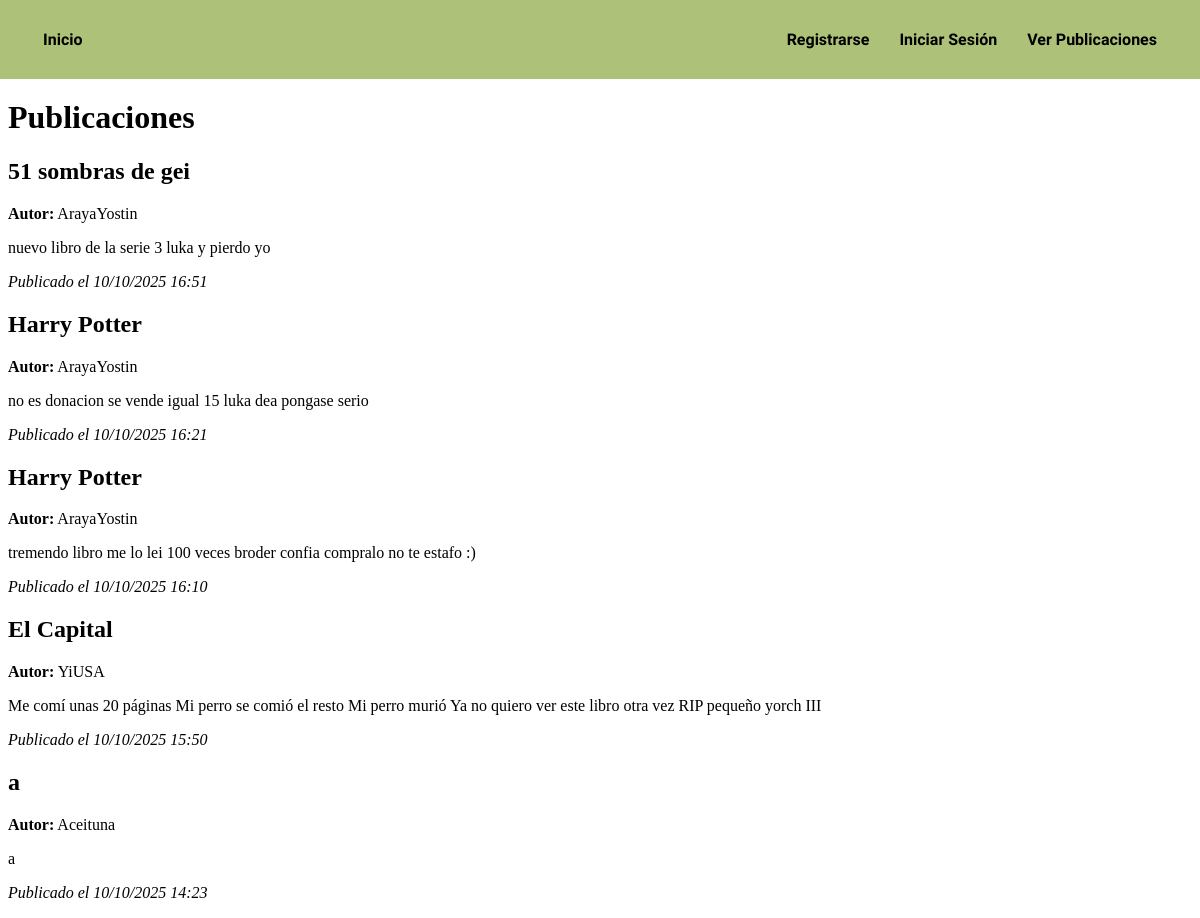
Before: /publicaciones/ with the older database file.
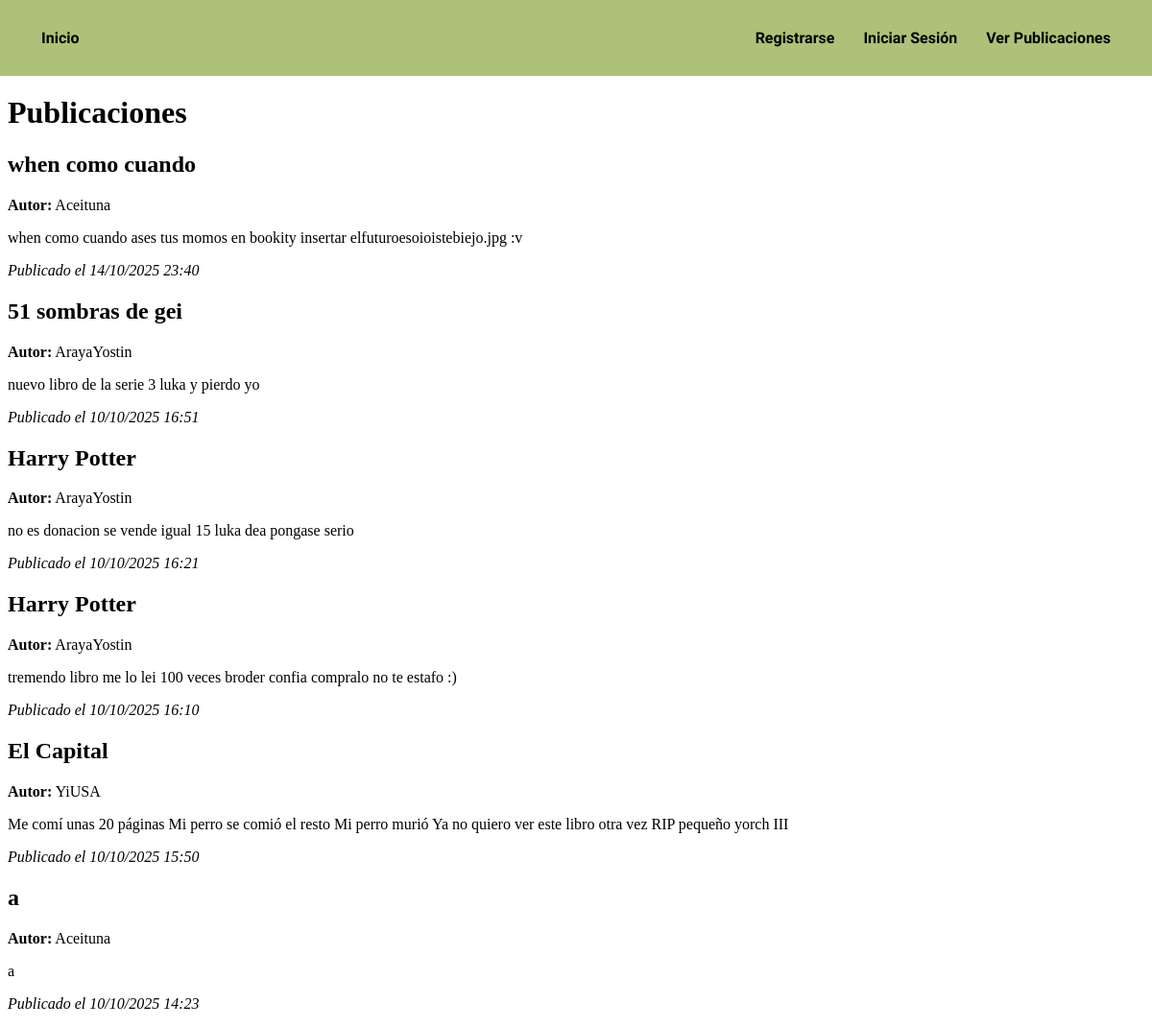
After: the same page with the newer database file.
### BookityApp/models.py (models this page shows)
class Publicacion(models.Model):
    titulo = models.CharField(max_length=100)
    descripcion = models.TextField()
    contacto = models.CharField(max_length=100)
    tipo = models.CharField(max_length=20, choices=[('Intercambio', 'Intercambio'), ('Donación', 'Donación')], default='Donación')
    user = models.ForeignKey('auth.User', on_delete=models.CASCADE)
    fecha_publicacion = models.DateTimeField(auto_now_add=True)
    ubicacion = models.CharField(max_length=100)
    latitud = models.FloatField()
    longitud = models.FloatField()

### BookityApp/views.py (the view)
# urls.py: path('publicaciones/', publicaciones, name='publicaciones'),
def publicaciones(request):
    publicaciones = Publicacion.objects.all().order_by('-fecha_publicacion')
    return render(request, 'BookityApp/publicaciones.html', {
        'publicaciones': publicaciones
    })

### BookityApp/templates/BookityApp/publicaciones.html
{% extends 'BookityApp/base.html' %}
{% block content %}
<div class="contenedor-publicaciones">
    <h1>Publicaciones</h1>
    {% if publicaciones %}
        {% for publicacion in publicaciones %}
            <div class="publicacion">
                <h2>{{ publicacion.titulo }}</h2>
                <p><strong>Autor:</strong> {{ publicacion.user.username }}</p>
                <p>{{ publicacion.descripcion }}</p>
                <p><em>Publicado el {{ publicacion.fecha_publicacion|date:"d/m/Y H:i" }}</em></p>
            </div>
        {% endfor %}
    {% else %}
        <p>No hay publicaciones todavía.</p>
    {% endif %}
</div>
{% endblock %}

Changed rows visible on the page:
added Publicacion: titulo "when como cuando", user.username "Aceituna", descripcion "when como cuando ases tus momos en bookity insertar elfuturoesoioistebiejo.jpg :v", fecha_publicacion "14/10/2025 23:40"
